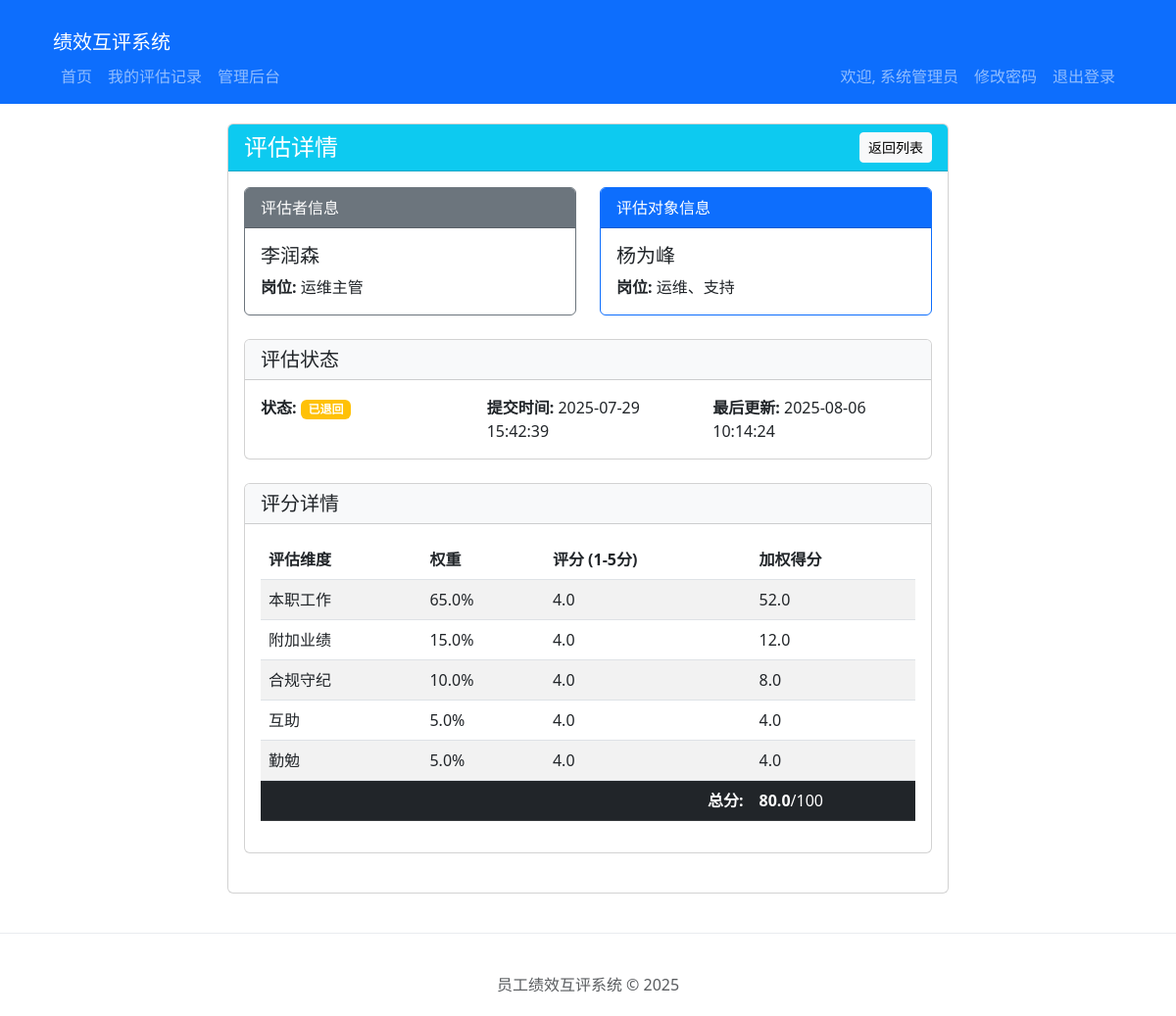
Page /admin/evaluations/view/118 (signed in) on the earlier database version.
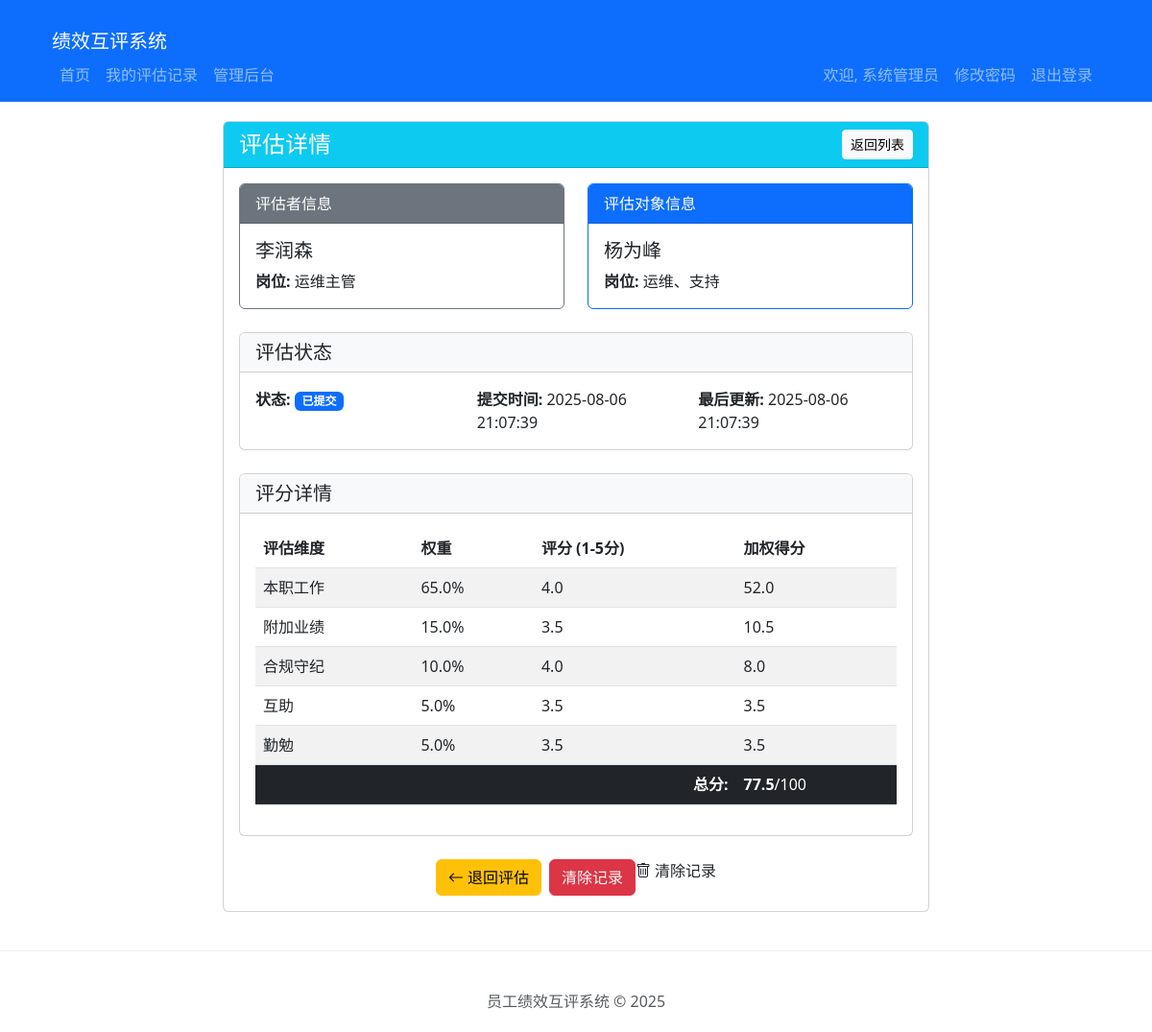
Same page on the later database version.
### models.py (models this page shows, shortened)
class EvaluationRecord(db.Model):
    __tablename__ = 'evaluation_record'
    id = db.Column(db.Integer, primary_key=True)
    evaluator_id = db.Column(db.Integer, db.ForeignKey('employee.id'), nullable=False)
    evaluatee_id = db.Column(db.Integer, db.ForeignKey('employee.id'), nullable=False)
    task_id = db.Column(db.Integer, db.ForeignKey('evaluation_task.id'), nullable=False)
    status = db.Column(db.String(20), default='submitted')  # submitted, returned, withdrawal_requested
    submitted_at = db.Column(db.DateTime, default=datetime.utcnow)
    created_at = db.Column(db.DateTime, default=datetime.utcnow)
    updated_at = db.Column(db.DateTime, default=datetime.utcnow, onupdate=datetime.utcnow)
    withdrawal_reason = db.Column(db.Text)
    evaluator = db.relationship('Employee', foreign_keys=[evaluator_id], backref='evaluations_made')
    evaluatee = db.relationship('Employee', foreign_keys=[evaluatee_id], backref='evaluations_received')
    scores = db.relationship('EvaluationScore', backref='record', cascade='all, delete-orphan')
    task = db.relationship('EvaluationTask', back_populates='records')
    @property
    def total_score(self):
        published_scores = self.scores  # 包含所有维度的评分，不限制发布状态
        total = sum(score.score * score.dimension.weight for score in published_scores)
        total_weight = sum(score.dimension.weight for score in published_scores)
        if total_weight == 0:
            return 0  # 避免除以零错误
        if total_weight > 1.0001:
            from flask import current_app
            current_app.logger.warning(f"评估维度权重总和超过100%: {total_weight:.4f}")
        return round(min(total * 20, 100.0), 2)  # 确保总分不超过100分

class EvaluationScore(db.Model):
    id = db.Column(db.Integer, primary_key=True)
    record_id = db.Column(db.Integer, db.ForeignKey('evaluation_record.id'), nullable=False)
    dimension_id = db.Column(db.Integer, db.ForeignKey('evaluation_dimension.id'), nullable=False)
    score = db.Column(db.Float, nullable=False)
    created_at = db.Column(db.DateTime, default=datetime.utcnow)
    updated_at = db.Column(db.DateTime, default=datetime.utcnow, onupdate=datetime.utcnow)
    dimension = db.relationship('EvaluationDimension')

class EvaluationDimension(db.Model):
    __tablename__ = 'evaluation_dimension'
    id = db.Column(db.Integer, primary_key=True)
    name = db.Column(db.String(100), nullable=False)
    status = db.Column(db.String(20), default='published', nullable=False)
    weight = db.Column(db.Float, nullable=False)
    created_at = db.Column(db.DateTime, default=datetime.utcnow)
    updated_at = db.Column(db.DateTime, default=datetime.utcnow, onupdate=datetime.utcnow)

### app.py (the view)
@app.route('/admin/evaluations/view/<int:id>')
@login_required
@admin_required
def view_evaluation(id):
    from models import EvaluationRecord
    evaluation = EvaluationRecord.query.options(joinedload(EvaluationRecord.scores).joinedload(EvaluationScore.dimension)).get_or_404(id)
    return render_template('admin/evaluation_view.html', evaluation=evaluation)

### app.py (called while the page is built)
def admin_required(f):
    @wraps(f)
    def decorated_function(*args, **kwargs):
        if not current_user.is_authenticated:
            return redirect(url_for('login', next=request.url))
        if not current_user.is_admin:
            abort(403)
        return f(*args, **kwargs)
    return decorated_function

@app.template_filter('shanghai_time')
def shanghai_time_filter(dt, format='%Y-%m-%d %H:%M:%S'):
    if dt is None:
        return ""
    utc_dt = pytz.utc.localize(dt)
    shanghai_tz = pytz.timezone('Asia/Shanghai')
    return utc_dt.astimezone(shanghai_tz).strftime(format)

@login_manager.user_loader
def load_user(user_id):
    return Employee.query.get(int(user_id))

### templates/admin/evaluation_view.html (shortened to what the changed rows need)
{% extends 'base.html' %}
{% block content %}
<div class="row">
    <div class="col-md-8 offset-md-2">
        <div class="card">
            <div class="card-body">
                <div class="row mb-4">
                    <div class="col-md-6">
                    </div>
                    <div class="col-md-6">
                    </div>
                </div>
                <div class="card mb-4">
                    <div class="card-header bg-light">
                    </div>
                    <div class="card-body">
                        <div class="row">
                            <div class="col-md-4">
                                <strong>状态:</strong>
                                {% if evaluation.status == 'draft' %}
                                    <span class="badge bg-secondary">草稿</span>
                                {% elif evaluation.status == 'submitted' %}
                                    <span class="badge bg-primary">已提交</span>
                                {% elif evaluation.status == 'returned' %}
                                    <span class="badge bg-warning">已退回</span>
                                {% endif %}
                            </div>
                            <div class="col-md-4">
                                <strong>提交时间:</strong>
                                {{ evaluation.submitted_at|shanghai_time if evaluation.submitted_at else '-' }}
                            </div>
                            <div class="col-md-4">
                                <strong>最后更新:</strong>
                                {{ evaluation.updated_at|shanghai_time }}
                            </div>
                        </div>
                    </div>
                </div>
                <div class="card mb-4">
                    <div class="card-header bg-light">
                    </div>
                    <div class="card-body">
                        <div class="table-responsive">
                            <table class="table table-striped">
                                <thead>
                                    <tr>
                                        <th>评估维度</th>
                                        <th>权重</th>
                                        <th>评分 (1-5分)</th>
                                        <th>加权得分</th>
                                    </tr>
                                </thead>
                                <tbody>
                                    {% for score in evaluation.scores %}
                                    <tr>
                                        <td>{{ score.dimension.name }}</td>
                                        <td>{{ score.dimension.weight*100 }}%</td>
                                        <td>{{ score.score }}</td>
                                        <td>{{ (score.score * score.dimension.weight * 20)|round(2) }}</td>
                                    </tr>
                                    {% endfor %}
                                </tbody>
                                <tfoot>
                                    <tr class="table-dark">
                                        <td><strong>{{ evaluation.total_score }}</strong>/100</td>
                                    </tr>
                                </tfoot>
                            </table>
                        </div>
                    </div>
                </div>
                <div class="d-flex justify-content-center">
                    {% if evaluation.status == 'submitted' %}
                        <a href="{{ url_for('return_evaluation', id=evaluation.id) }}" class="btn btn-warning me-2" onclick="return confirm('确定要退回此评估吗？')">
                            <i class="bi bi-arrow-left me-1"></i>退回评估
                        </a>
                        <form action="{{ url_for('delete_evaluation', id=evaluation.id) }}" method="post" onsubmit="return confirm('确定要清除此评估记录吗？此操作不可恢复。')">
    <button type="submit" class="btn btn-danger">清除记录</button>
</form>
                            <i class="bi bi-trash me-1"></i>清除记录
                    {% endif %}
                </div>
            </div>
        </div>
    </div>
</div>
{% endblock %}
{% block extra_css %}
<link rel="stylesheet" href="https://cdn.jsdelivr.net/npm/bootstrap-icons@1.10.5/font/bootstrap-icons.css">
{% endblock %}

Differences in the rows shown:
changed EvaluationRecord: status "returned" → "submitted" (drawn); submitted_at|shanghai_time "2025-07-29 15:42:39" → "2025-08-06 21:07:39"; updated_at|shanghai_time "2025-08-06 10:14:24" → "2025-08-06 21:07:39"
changed through a linked row, EvaluationScore "本职工作": total_score "80.0" → "77.5"
changed EvaluationScore "附加业绩": score "4.0" → "3.5"; (score.score*score.dimension.weight*20)|round(2) "12.0" → "10.5"
changed EvaluationScore "互助": score "4.0" → "3.5"; (score.score*score.dimension.weight*20)|round(2) "4.0" → "3.5"
changed EvaluationScore "勤勉": score "4.0" → "3.5"; (score.score*score.dimension.weight*20)|round(2) "4.0" → "3.5"
Other differences:
text no longer shown: "已退回"
text now shown: "已提交 退回评估 清除记录 清除记录"
